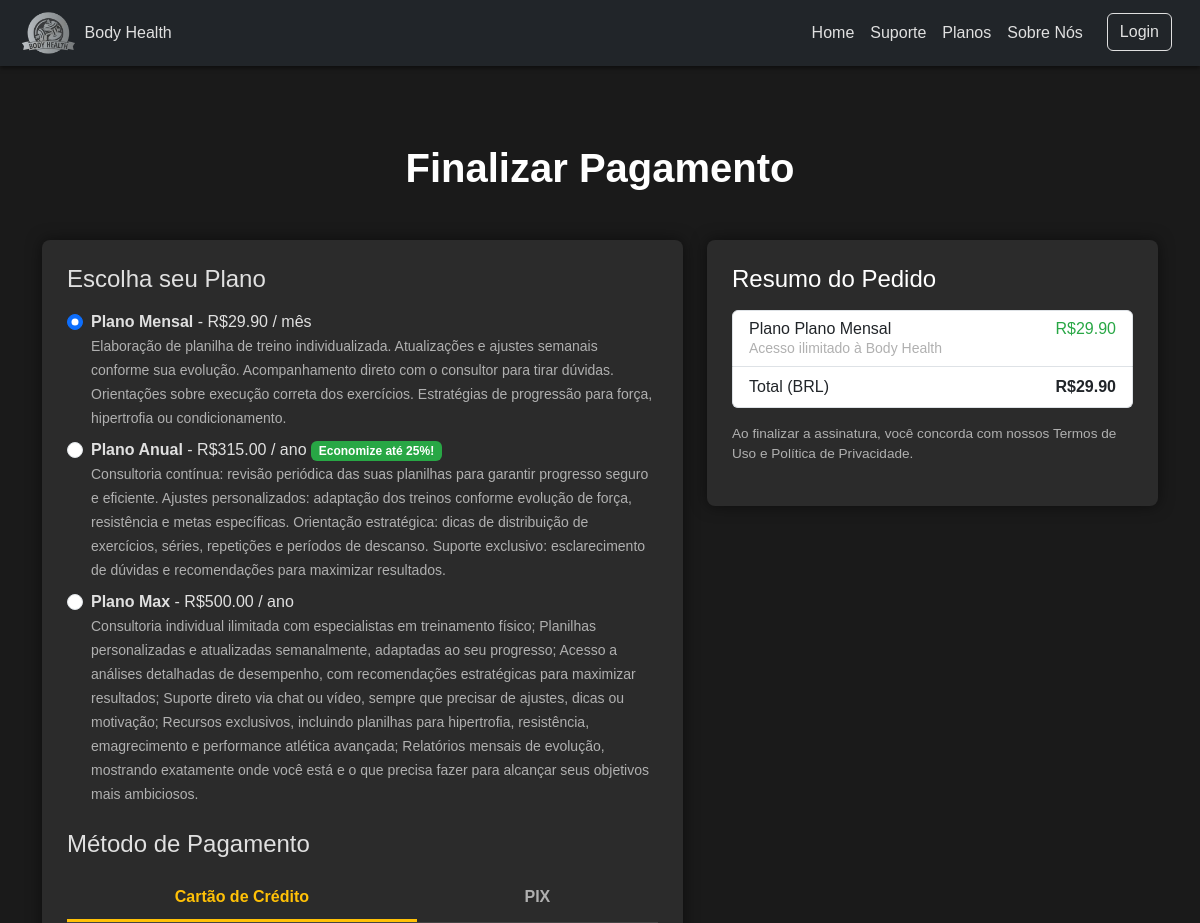
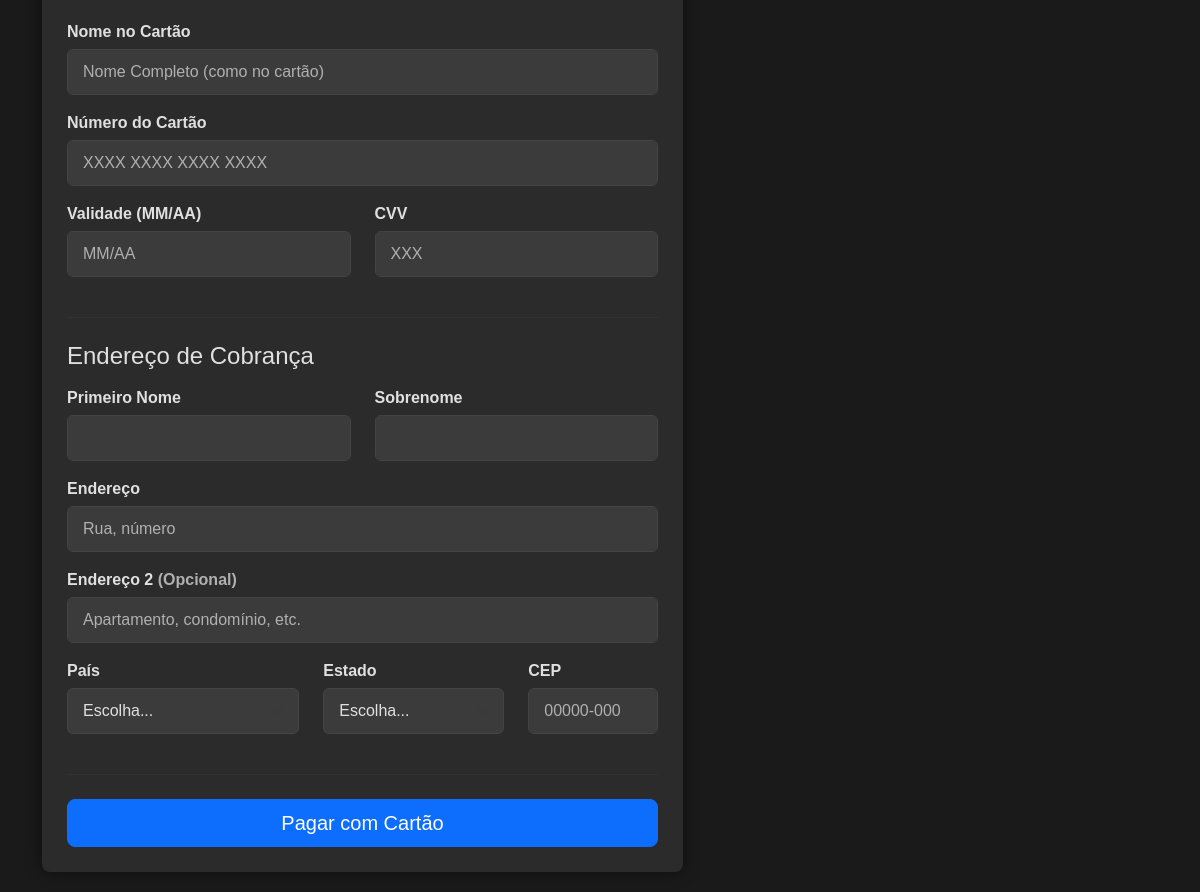
Page /pagamento on the committed database (2 pictures, top to bottom).
### tables this page shows
CREATE TABLE plano (
    id INTEGER PRIMARY KEY AUTOINCREMENT,
    nome TEXT NOT NULL,
    descricao TEXT,
    preco REAL NOT NULL,
    duracao_dias INTEGER NOT NULL,
    ativo INTEGER DEFAULT 1,
    data_criacao TIMESTAMP DEFAULT CURRENT_TIMESTAMP
);

### main.py (the view)
@app.get("/pagamento")
async def pagamento(request: Request, plano_id: Optional[int] = None):
    try:
        todos_planos = plano_repo.obter_todos()
        planos_pagos = [p for p in todos_planos if p.preco > 0.0]
        planos_pagos.sort(key=lambda x: x.preco)
        plano_selecionado = None
        if plano_id:
            plano_selecionado = plano_repo.obter_por_id(plano_id)
        if not plano_selecionado and planos_pagos:
            plano_selecionado = planos_pagos[0]
        return templates.TemplateResponse("inicio/pagamento.html", {
            "request": request,
            "planos_pagos": planos_pagos,
            "plano_selecionado": plano_selecionado,
            "tem_planos": len(planos_pagos) > 0
        })
    except Exception as e:
        print(f"[ERRO] Erro ao carregar página de pagamento: {str(e)}")
        return templates.TemplateResponse("inicio/pagamento.html", {
            "request": request,
            "planos_pagos": [],
            "plano_selecionado": None,
            "tem_planos": False,
            "erro": "Erro ao carregar planos. Tente novamente mais tarde."
        })

### templates/inicio/pagamento.html (shortened to what this page needs)
{% extends 'layout.html' %}
{% block content %}
    <div class="container mt-5">
        <h1 class="text-center mb-5 fw-bold text-primary">Finalizar Pagamento</h1>
        {% if not tem_planos %}
        <div class="alert alert-warning text-center">
            <h4>Nenhum plano disponível no momento</h4>
            <p>Por favor, entre em contato com o suporte ou tente novamente mais tarde.</p>
            <a href="/planos" class="btn btn-primary">Voltar para Planos</a>
        </div>
        {% else %}
        <div class="row g-4">
            <div class="col-md-7 order-md-1">
                <div class="card-custom">
                    <h4 class="mb-3">Escolha seu Plano</h4>
                    <div class="mb-4">
                        {% for plano in planos_pagos %}
                        <div class="form-check {% if not loop.first %}mt-2{% endif %}">
                            <input class="form-check-input plan-radio"
                                   type="radio"
                                   name="planType"
                                   id="plan{{ plano.id }}"
                                   value="{{ plano.id }}"
                                   data-nome="{{ plano.nome }}"
                                   data-preco="{{ plano.preco }}"
                                   data-duracao="{{ plano.duracao_dias }}"
                                   {% if plano_selecionado and plano.id == plano_selecionado.id %}checked{% elif not plano_selecionado and loop.first %}checked{% endif %}>
                            <label class="form-check-label" for="plan{{ plano.id }}">
                                <strong>{{ plano.nome }}</strong> - R${{ "%.2f"|format(plano.preco) }} /
                                {% if plano.duracao_dias >= 365 %}
                                    ano
                                    {% if plano.preco < (planos_pagos[0].preco * 12) %}
                                    <span class="badge bg-success">Economize até 25%!</span>
                                    {% endif %}
                                {% elif plano.duracao_dias == 30 %}
                                    mês
                                {% else %}
                                    {{ plano.duracao_dias }} dias
                                {% endif %}
                                <br>
                                <small class="text-muted">{{ plano.descricao }}</small>
                            </label>
                        </div>
                        {% endfor %}
                    </div>
                    <h4 class="mb-3">Método de Pagamento</h4>
                    <div class="payment-tabs">
                        <button class="payment-tab-button active" data-tab-target="#credit-card-content">Cartão de Crédito</button>
                        <button class="payment-tab-button" data-tab-target="#pix-content">PIX</button>
                    </div>
                    <div id="credit-card-content" class="payment-content active">
                        <form class="needs-validation" novalidate id="card-payment-form">
                            <div class="mb-3">
                                <label for="nomeCartao" class="form-label">Nome no Cartão</label>
                                <input type="text" class="form-control" id="nomeCartao" placeholder="Nome Completo (como no cartão)" required>
                            </div>
                            <div class="mb-3">
                                <label for="numeroCartao" class="form-label">Número do Cartão</label>
                                <input type="text" class="form-control" id="numeroCartao" placeholder="XXXX XXXX XXXX XXXX" required pattern="[0-9]{16}">
                            </div>
                            <div class="row">
                                <div class="col-md-6 mb-3">
                                    <label for="validade" class="form-label">Validade (MM/AA)</label>
                                    <input type="text" class="form-control" id="validade" placeholder="MM/AA" required pattern="(0[1-9]|1[0-2])\/[0-9]{2}">
                                </div>
                                <div class="col-md-6 mb-3">
                                    <label for="cvv" class="form-label">CVV</label>
                                    <input type="text" class="form-control" id="cvv" placeholder="XXX" required pattern="[0-9]{3,4}">
                                </div>
                            </div>
                            <hr class="my-4" style="border-color: var(--dark-border-color);">
                            <h4 class="mb-3">Endereço de Cobrança</h4>
                            <div class="row">
                                <div class="col-md-6 mb-3">
                                    <label for="primeiroNome" class="form-label">Primeiro Nome</label>
                                    <input type="text" class="form-control" id="primeiroNome" placeholder="" value="" required>
                                </div>
                                <div class="col-md-6 mb-3">
                                    <label for="sobrenome" class="form-label">Sobrenome</label>
                                    <input type="text" class="form-control" id="sobrenome" placeholder="" value="" required>
                                </div>
                            </div>
                            <div class="mb-3">
                                <label for="endereco" class="form-label">Endereço</label>
                                <input type="text" class="form-control" id="endereco" placeholder="Rua, número" required>
                            </div>
                            <div class="mb-3">
                                <label for="endereco2" class="form-label">Endereço 2 <span class="text-muted">(Opcional)</span></label>
                                <input type="text" class="form-control" id="endereco2" placeholder="Apartamento, condomínio, etc.">
                            </div>
                            <div class="row">
                                <div class="col-md-5 mb-3">
                                    <label for="pais" class="form-label">País</label>
                                    <select class="form-select" id="pais" required>
                                        <option value="">Escolha...</option>
                                    </select>
                                </div>
                                <div class="col-md-4 mb-3">
                                    <label for="estado" class="form-label">Estado</label>
                                    <select class="form-select" id="estado" required>
                                        <option value="">Escolha...</option>
                                    </select>
                                </div>
                                <div class="col-md-3 mb-3">
                                    <label for="cep" class="form-label">CEP</label>
                                    <input type="text" class="form-control" id="cep" placeholder="00000-000" required pattern="[0-9]{5}-[0-9]{3}">
                                </div>
                            </div>
                            <hr class="my-4" style="border-color: var(--dark-border-color);">
                            <button class="w-100 btn btn-primary btn-lg" type="submit">Pagar com Cartão</button>
                        </form>
                    </div>
                </div>
            </div>
            <div class="col-md-5 order-md-2">
                <div class="card-custom">
                    <h4 class="d-flex justify-content-between align-items-center mb-3">
                        <span class="text-primary">Resumo do Pedido</span>
                    </h4>
                    <ul class="list-group mb-3">
                        <li class="list-group-item d-flex justify-content-between lh-sm">
                            <div>
                                <h6 class="my-0">Plano <span id="plano-nome">
                                    {% if plano_selecionado %}{{ plano_selecionado.nome }}{% else %}Premium{% endif %}
                                </span></h6>
                                <small class="text-muted">Acesso ilimitado à Body Health</small>
                            </div>
                            <span class="text-success" id="plano-preco">
                                {% if plano_selecionado %}R${{ "%.2f"|format(plano_selecionado.preco) }}{% else %}R$0,00{% endif %}
                            </span>
                        </li>
                        <li class="list-group-item d-flex justify-content-between">
                            <span>Total (BRL)</span>
                            <strong id="total-preco">
                                {% if plano_selecionado %}R${{ "%.2f"|format(plano_selecionado.preco) }}{% else %}R$0,00{% endif %}
                            </strong>
                        </li>
                    </ul>
                    <p class="text-muted" style="font-size: 0.85rem;">Ao finalizar a assinatura, você concorda com nossos Termos de Uso e Política de Privacidade.</p>
                </div>
            </div>
        </div>
        {% endif %}
    </div>
{%endblock%}

### templates/layout.html (shortened to what this page needs)
<!DOCTYPE html>
<html lang="pt-BR">
<head>
    <link href="https://cdn.jsdelivr.net/npm/bootstrap@5.3.3/dist/css/bootstrap.min.css" rel="stylesheet">
    <link href="https://cdn.jsdelivr.net/npm/bootstrap-icons@1.10.5/font/bootstrap-icons.css" rel="stylesheet">
    </head>
    <link rel="stylesheet" href="/static/css/styles.css">
</head>
<body>
  <nav class="navbar navbar-expand-lg navbar-dark fixed-top">
    <div class="container-fluid">
        <img src="/static/img/logo.png" height="50px" alt="Body Health Logo"> Body Health
      <div class="collapse navbar-collapse justify-content-end" id="navbarNav">
        <ul class="navbar-nav">
            <li class="nav-item">
              <a class="nav-link {% if request.path == '/' %}active{% endif %}" aria-current="page" href="/">Home</a>
            </li>
            <li class="nav-item">
              <a class="nav-link {% if request.path == '/suporte' %}active{% endif %}" href="/suporte">Suporte</a>
            </li>
            <li class="nav-item">
              <a class="nav-link {% if request.path == '/planos' %}active{% endif %}" href="/planos">Planos</a>
            </li>
            <li class="nav-item">
              <a class="nav-link {% if request.path == '/sobre' %}active{% endif %}" href="/sobre">Sobre Nós</a>
            </li>
            <li class="nav-item ms-lg-3">
              <a class="btn btn-outline-light {% if request.path.startswith('/login') %}active{% endif %}" href="/login">Login</a>
            </li>
        </ul>
      </div>
    </div>
  </nav>
  <main class="mt-5 pt-5">
    <div class="container-fluid">
      {% block content %}
      {% endblock %}
    </div>
  </main>
</body>
</html>

### static/css/styles.css (style rules this page uses)
:root { --dark-bg: #1a1a1a; --dark-card-bg: #2b2b2b; --dark-text-color: #e0e0e0; --dark-muted-text: #b0b0b0; --dark-border-color: #444444; --dark-shadow-color: rgba(0, 0, 0, 0.5); --highlight-yellow: #ffc107; --highlight-green: #28a745; --highlight-red: #dc3545; --light-banner-bg-start: #ffffff; --light-banner-bg-end: #eaeaea; --light-banner-text: #000000; }
body { background-color: var(--dark-bg); color: var(--dark-text-color); font-family: Arial, sans-serif; padding-top: 0px; }
.text-primary { color: white !important; }
.text-success { color: var(--highlight-green) !important; }
.text-muted { color: var(--dark-muted-text) !important; }
.navbar { background-color: #212529 !important; box-shadow: 0 2px 4px var(--dark-shadow-color); }
.navbar-brand, .navbar-nav .nav-link { color: var(--dark-text-color) !important; }
.btn-outline-light { color: var(--dark-text-color); border-color: var(--dark-text-color); }
.card-custom, .about-card, .support-card, .sidebar, .plan-details-card { background-color: var(--dark-card-bg); border-radius: 8px; padding: 25px; box-shadow: 0 0 15px var(--dark-shadow-color); margin-bottom: 20px; }
.form-label { color: var(--dark-text-color); text-align: left; display: block; margin-bottom: 5px; font-weight: bold; }
.form-control, .form-select { background-color: #3b3b3b; color: var(--dark-text-color); border: 1px solid var(--dark-border-color); padding: 10px 15px; height: auto; }
.form-control::placeholder { color: var(--dark-muted-text); }
.payment-tabs { display: flex; margin-bottom: 20px; border-bottom: 1px solid var(--dark-border-color); }
.payment-tab-button { flex-grow: 1; padding: 10px 15px; cursor: pointer; text-align: center; color: var(--dark-muted-text); font-weight: bold; border: none; background: transparent; border-bottom: 3px solid transparent; transition: all 0.3s ease; }
.payment-tab-button.active { color: var(--highlight-yellow); border-bottom: 3px solid var(--highlight-yellow); }
.payment-content { display: none; }
.payment-content.active { display: block; }
.badge.bg-success { background-color: var(--highlight-green) !important; }

### rows in the picture
plano: planType "☑ Plano Mensal - R$29.90 / mês E", nome "Plano Mensal", preco "29.90", duracao_dias "mês", descricao "Elaboração de planilha de treino individualizada. Atualizações e ajustes semanais conforme sua evolução. Acompanhamento direto com o consultor para tirar dúvidas. Orientações sobre execução correta dos exercícios. Estratégias de progressão para força, hipertrofia ou condicionamento."
plano: planType "☐ Plano Anual - R$315.00 / ano E", nome "Plano Anual", preco "315.00", duracao_dias "ano", descricao "Consultoria contínua: revisão periódica das suas planilhas para garantir progresso seguro e eficiente. Ajustes personalizados: adaptação dos treinos conforme evolução de força, resistência e metas específicas. Orientação estratégica: dicas de distribuição de exercícios, séries, repetições e períodos de descanso. Suporte exclusivo: esclarecimento de dúvidas e recomendações para maximizar resultados."
plano: planType "☐ Plano Max - R$500.00 / ano Con", nome "Plano Max", preco "500.00", duracao_dias "ano", descricao "Consultoria individual ilimitada com especialistas em treinamento físico; Planilhas personalizadas e atualizadas semanalmente, adaptadas ao seu progresso; Acesso a análises detalhadas de desempenho, com recomendações estratégicas para maximizar resultados; Suporte direto via chat ou vídeo, sempre que precisar de ajustes, dicas ou motivação; Recursos exclusivos, incluindo planilhas para hipertrofia, resistência, emagrecimento e performance atlética avançada; Relatórios mensais de evolução, mostrando exatamente onde você está e o que precisa fazer para alcançar seus objetivos mais ambiciosos."
